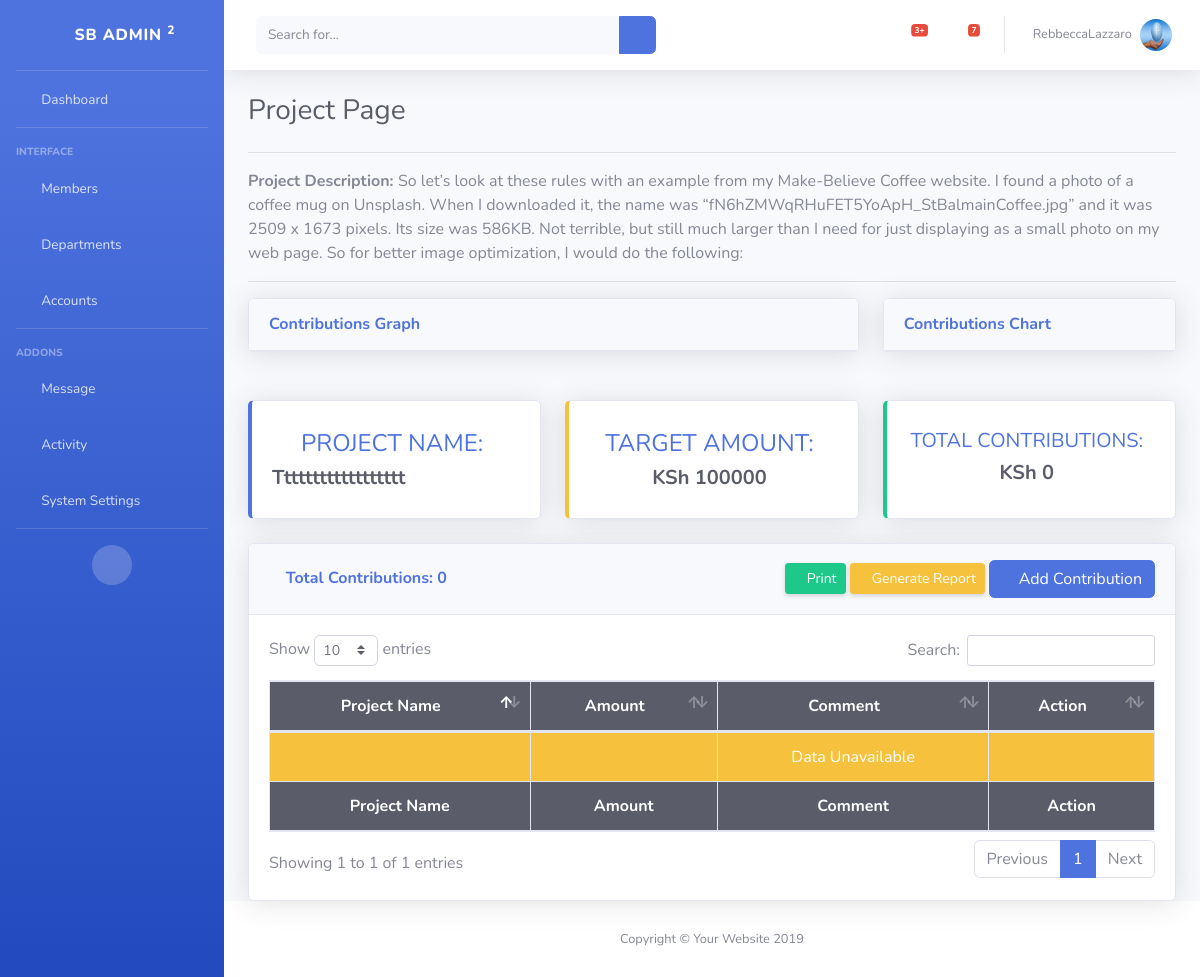
Page /contribution/develop/1/project/detail/ (signed in) on the committed database.
### DB/models.py (models this page shows, shortened)
class Person(models.Model):
	active = models.BooleanField(default=True)
	user = models.OneToOneField(User, on_delete=models.SET_NULL , blank=True, null=True)
	first_name = models.CharField(max_length=255)
	middle_name = models.CharField(max_length=255, blank=True, null=True)
	last_name = models.CharField(max_length=255)
	gender = models.CharField(choices=main_database_components.GenderChoices, max_length=20)
	email = models.EmailField(blank=True)
	image = models.ImageField(upload_to="Users_image", blank=True)

### Contribution/models.py (models this page shows, shortened)
class ChurchDevelopment(models.Model):
	name = models.CharField(max_length=150, unique=True)
	contribution_type = models.CharField(choices=TYPES_OF_CONTRIBUTIONS, max_length=20)
	target_amount = models.IntegerField()
	short_description = models.CharField(max_length=255, blank=True, null=True)
	description = models.TextField(blank=True)
	target_date = models.DateField(blank=True, null=True)
	timestamp = models.DateTimeField(auto_now_add=True)
	def __str__(self):
		return self.name
	def chart_format(self):
		contribution_qs = self.churchdevelopmentcontribution_set.all()
		return_months = []
		return_amount = []
		if contribution_qs:
			latest_date = contribution_qs.order_by("-id")[0]
			converted_data = days_converter((latest_date.timestamp - self.timestamp).days)
			start_date_list = [self.timestamp]
			end_date_list = [self.timestamp + relativedelta(
				days=+calendar.monthrange(self.timestamp.year, self.timestamp.month)[1] - self.timestamp.day)]
			for date_data in range(converted_data['months']):
				first_start_date = start_date_list[date_data]
				first_end_month = end_date_list[date_data]
				qs = contribution_qs.filter(timestamp__range=(first_start_date, first_end_month))
				start_date_list.append(first_end_month+relativedelta(seconds=+1))
				end_date_list.append(start_date_list[date_data+1] + relativedelta(days=+30))
				return_amount.append(sum([x.amount for x in qs]))
				date_obj = datetime.datetime.strptime(str(first_end_month.month), "%m")
				return_months.append(date_obj.strftime("%b"))
		else:
			return_amount = [0, 0, 0, 0, 0, 0, 0, 0, 0, 0, 0, 0]
			label_data = [1, 2, 3, 4, 5, 6, 7, 8, 9, 10, 11, 12]
			for data in label_data:
				date_obj = datetime.datetime.strptime(str(data), "%m")
				return_months.append(date_obj.strftime("%b"))
		chart_data = {
			'labels': return_months,
			'data': return_amount,
		}
		return chart_data

### Contribution/views.py (the view)
# urls.py: path('develop/<str:slug>/project/detail/', views.detail_church_project, name='detail_church_project'),
@login_required(login_url='accounts:login')
def detail_church_project(request, slug):
	qs = get_object_or_404(ChurchDevelopment, id=slug)
	contributions = qs.churchdevelopmentcontribution_set.all()
	total_amount_contributed = sum([x.amount for x in contributions])
	template = 'develop/develop_details_page.html'
	context = {
		'response_data': qs,
		'data': json.dumps(qs.chart_format()['data']),
		'labels': json.dumps(qs.chart_format()['labels']),
		'total_contributed': [total_amount_contributed, (qs.target_amount - total_amount_contributed)],
		'contributed': total_amount_contributed,
		'contributions': contributions,
	}
	return render(request, template, context)

### Contribution/templates/develop/develop_details_page.html (shortened to what this page needs)
{% extends 'base.html' %}
{% load static %}
{% block content %}
<div class="d-sm-flex align-items-center justify-content-between mb-4">
	<h1 class="h3 mb-0 text-gray-800">Project Page</h1>
</div>
<hr>
<p><strong>Project Description: </strong>{{ response_data.description| capfirst }}</p>
<hr>
<div class="row">
	<div class="col-xl-8 col-md-8 mb-4">
		<div class="card shadow mb-4">
			<a href="#collapseCardAreaChart" class="d-block card-header py-3" data-toggle="collapse" role="button" aria-expanded="true" aria-controls="collapseCardAreaChart">
              <h6 class="m-0 font-weight-bold text-primary">Contributions Graph</h6>
            </a>
		</div>
	</div>
	<div class="col-xl-4 col-md-4 mb-4">
		<div class="card shadow mb-4">
			<a href="#collapseCardPieChart" class="d-block card-header py-3" data-toggle="collapse" role="button" aria-expanded="true" aria-controls="collapseCardPieChart">
              <h6 class="m-0 font-weight-bold text-primary">Contributions Chart</h6>
            </a>
		</div>
	</div>
</div>
<div class="row">
	<div class="col-xl-4 col-md-4 mb-4">
		<div class="card border-left-primary shadow h-100 py-2">
			<div class="card-body">
				<div class="row no-gutters align-items-center">
					<div class="col mr-2">
						<div class="text-xs font-weight-bold text-primary text-center text-uppercase mb-1"><h4>Project Name:</h4></div>
						<div class="h5 mb-0 font-weight-bold text-gray-800">{{ response_data|capfirst }}</div>
	                </div>
				</div>
			</div>
		</div>
	</div>
	<div class="col-xl-4 col-md-4 mb-4">
		<div class="card border-left-warning shadow h-100 py-2">
			<div class="card-body">
				<div class="row no-gutters align-items-center">
					<div class="col mr-2">
						<div class="text-xs font-weight-bold text-primary text-center text-uppercase mb-1"><h4>Target Amount:</h4></div>
						<div class="h5 mb-0 font-weight-bold text-center text-gray-800">KSh {{ response_data.target_amount|capfirst }}</div>
	                </div>
				</div>
			</div>
		</div>
	</div>
	<div class="col-xl-4 col-md-4 mb-4">
		<div class="card border-left-success shadow h-100 py-2">
			<div class="card-body">
				<div class="row no-gutters align-items-center">
					<div class="col mr-2">
						<div class="text-xs font-weight-bold text-primary text-center text-uppercase mb-1"><h5>Total Contributions:</h5></div>
						<div class="h5 mb-0 font-weight-bold text-center text-gray-800">KSh {{ contributed|capfirst }}</div>
	                </div>
				</div>
			</div>
		</div>
	</div>
</div>
<div class="row">
	<div class="col-md-12">
		<div class="card shadow mb-12">
			<div class="card-header py-3 card-header d-flex flex-row align-items-center justify-content-between">
				<h6 class="m-0 font-weight-bold text-primary">
					<i class="fas fa-question-circle"></i>
					Total Contributions: {{ contributions.count }}
				</h6>
				<div class="float-right">
					<a href="#" class="d-none d-sm-inline-block btn btn-sm btn-success shadow-sm">
						<i class="fas fa-print fa-sm text-white-50"></i>
						Print
					</a>
					<a href="#" class="d-none d-sm-inline-block btn btn-sm btn-warning shadow-sm">
						<i class="fas fa-download fa-sm text-white-50"></i>
						Generate Report
					</a>
					<a class="js-add-btn btn btn-primary text-white" data-link="{{ response_data.id }}" href="#UserViewModal" data-toggle="modal"  >
						<i class="fas fa-plus-circle"></i>
						Add Contribution
					</a>
				</div>
			</div>
	        <div class="card-body">
		        <div class="table-responsive">
					<table class="table table-bordered " id="dataTable" width="100%" cellspacing="0">
						<thead class="bg-dark text-white text-center">
						<tr>
							<th>Project Name</th>
							<th>Amount</th>
							<th>Comment</th>
							<th>Action</th>
				        </tr>
						</thead>
						<tfoot class="bg-dark text-white text-center">
					        <tr>
						        <th>Project Name</th>
								<th>Amount</th>
								<th>Comment</th>
								<th>Action</th>
					        </tr>
						</tfoot>
						<tbody>
						{% if contributions %}
							{% for department in contributions %}
								<tr class="text-center">
									<td>{{ department }}</td>
									<td>{{ department.amount }}</td>
									<td>{{ department.comment }}</td>
									<td>
										<a class="js-view-member btn btn-primary btn-sm" href="#UserViewModal"  data-toggle="modal" data-link="{{ department.pk }}" >
											<i class="fas fa-fw fa-eye"></i>
										</a>
										<a class="js-edit-member btn btn-warning btn-sm" href="#UserViewModal"  data-toggle="modal" data-link="{{ department.pk }}">
											<i class="fas fa-fw fa-edit"></i>
										</a>
										<a class="js-delete-member btn btn-danger btn-sm" href="#" data-toggle="modal" data-link="{{ department.pk }}" data-target="#DeleteModal">
											<i class="fas fa-fw fa-trash"></i>
										</a>
									</td>
								</tr>
							{% endfor %}
						{% else %}
						<tr class="text-center text-white font-bold bg-warning">
							<td></td>
							<td></td>
							<td>Data Unavailable</td>
							<td></td>
						</tr>
						{% endif %}
						</tbody>
					</table>
		        </div>
	        </div>
		</div>
	</div>
</div>
{% endblock %}
{% block extra_scripts %}
  <link href="{% static 'vendor/datatables/dataTables.bootstrap4.min.css' %}" rel="stylesheet">
{% endblock %}

### Core/templates/toolbar_default.html (shortened to what this page needs)
<nav class="navbar navbar-expand navbar-light bg-white topbar mb-4 static-top shadow">
    <form class="d-none d-sm-inline-block form-inline mr-auto ml-md-3 my-2 my-md-0 mw-100 navbar-search">
        <div class="input-group">
            <input type="text" class="form-control bg-light border-0 small" placeholder="Search for..." aria-label="Search" aria-describedby="basic-addon2">
            <div class="input-group-append">
                <button class="btn btn-primary" type="button">
                    <i class="fas fa-search fa-sm"></i>
                </button>
            </div>
        </div>
    </form>
    <ul class="navbar-nav ml-auto">
        <li class="nav-item dropdown no-arrow mx-1">
            <a class="nav-link dropdown-toggle" href="#" id="alertsDropdown" role="button" data-toggle="dropdown" aria-haspopup="true" aria-expanded="false">
                <i class="fas fa-bell fa-fw"></i>
                <span class="badge badge-danger badge-counter">3+</span>
            </a>
        </li>
        <li class="nav-item dropdown no-arrow mx-1">
            <a class="nav-link dropdown-toggle" href="#" id="messagesDropdown" role="button" data-toggle="dropdown" aria-haspopup="true" aria-expanded="false">
                <i class="fas fa-envelope fa-fw"></i>
                <span class="badge badge-danger badge-counter">7</span>
            </a>
        </li>
        <li class="nav-item dropdown no-arrow">
            <a class="nav-link dropdown-toggle" href="#" id="userDropdown" role="button" data-toggle="dropdown" aria-haspopup="true" aria-expanded="false">
                <span class="mr-2 d-none d-lg-inline text-gray-600 small">{{ request.user.username }}</span>
                <img class="img-profile rounded-circle" src="/media/{{request.user.person.image }}">
            </a>
        </li>
    </ul>
</nav>

### rows in the picture
ChurchDevelopment: description "So let’s look at these rules with an example from my Make-Believe Coffee website. I found a photo of a coffee mug on Unsplash. When I downloaded it, the name was “fN6hZMWqRHuFET5YoApH_StBalmainCoffee.jpg” and it was 2509 x 1673 pixels. Its size was 586KB. Not terrible, but still much larger than I need for just displaying as a small photo on my web page. So for better image optimization, I would do the following:", name "Tttttttttttttttttt", target_amount "100000"

### other values in the picture
{{ request.user.username }} "RebbeccaLazzaro"
{{ contributed|capfirst }} "0"
{{ contributions.count }} "0"
